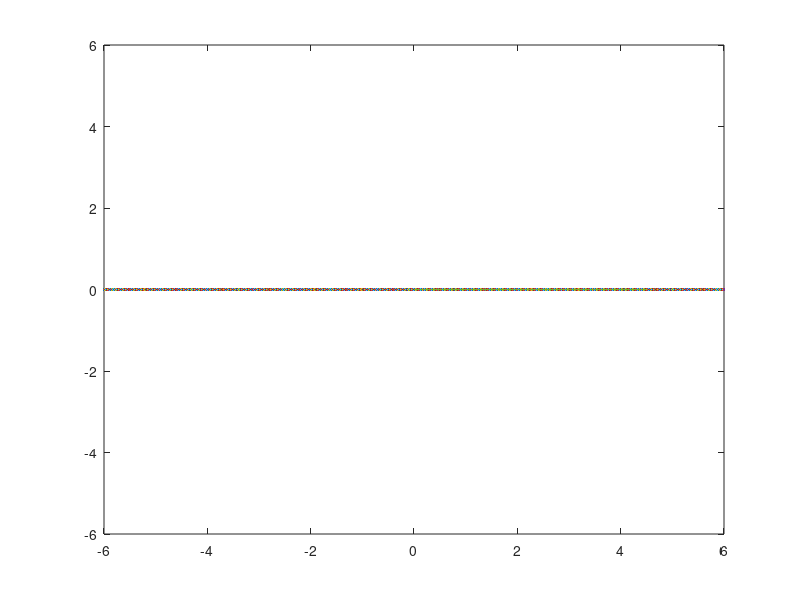

The MATLAB source for this figure: (Note: this script raises an error after producing the figure.)
% MATLAB code to perform forward kinematics and simulate the working of
% a 3 DOF robotic arm, given the joint angles.

% Initial positions of the joints of the 3 arms
x = [0 2 3.5 4.5];
y = [0 0 0 0];

% show the ground line
yy = -6 : 0.01 : 6;
plot(yy, 0);

% Draw lines in initial positions
l = line(x, y);
% Fix axes
axis([-6 6 -6 6]);

% I am assuming the reference frames' x axes along the length of
% the links for each link.

% Parameters t1, t2, t3 are the joint angles.
% t1 = input('Enter theta 1 in degrees\n');
% t2 = input('Enter theta 2 in degrees\n');
% t3 = input('Enter theta 3 in degrees\n');

% Giving input directly so we can see complete animation.
% Uncomment above lines 14 to 16 and comment out lines 22 to 24
% to take input from command window.

t1 = 60;
t2 = 120;
t3 = 160;

t1 = t1 * (pi / 180);
t2 = t2 * (pi / 180);
t3 = t3 * (pi / 180);

% angles between previous and next x axes are denoted by theta.
theta1 = t1;
theta2 = t2 - pi;
theta3 = t3 - pi;

% Product of all 3 angles will be a multiple of LCM of 3 angles
theta = theta1 * theta2 * theta3;

if theta < 0
    theta = -theta;
end

% Running a for loop to obtain animation

for i = 0 : 0.001 : theta
    
    tt1 = (i * theta1) ./ (theta);
    tt2 = (i * theta2) ./ (theta);
    tt3 = (i * theta3) ./ (theta);

    % transformation matrices

    % rotation matrices
    R1 = Rotate(tt1);
    R2 = Rotate(tt2);
    R3 = Rotate(tt3);

    % translation matrices
    % parameters are link lengths
    T2 = Translate(2);
    T3 = Translate(1.5);
    T4 = Translate(1);

    % finding second point
    
    % transformation matrix
    Y = R1 * T2;
    
    % Finding new coordinates
    Y1 = Y * [0; 0; 0; 1];
    x(2) = Y1(1);
    y(2) = Y1(2);

    % finding third point
    
    % transformation matrix
    Y = R1 * T2 * R2 * T3;
    
    % Finding new coordinates
    Y1 = Y * [0; 0; 0; 1];
    x(3) = Y1(1);
    y(3) = Y1(2);

    % finding fourth point
    
    % transformation matrix
    Y = R1 * T2 * R2 * T3 * R3 * T4;
    
    % Finding new coordinates
    Y1 = Y * [0; 0; 0; 1];
    x(4) = Y1(1);
    y(4) = Y1(2);

    % display points and lengths of arms
    % to verify that joint length does not change.
    
    % length1 = (((x(1) - x(2)) .^ 2) + ((y(1) - y(2)) .^ 2)) .^ (0.5);
    % length2 = (((x(3) - x(2)) .^ 2) + ((y(3) - y(2)) .^ 2)) .^ (0.5);
    % length3 = (((x(3) - x(4)) .^ 2) + ((y(3) - y(4)) .^ 2)) .^ (0.5);
    % disp(length1);
    % disp(length2);
    % disp(length3);
    
    % delete the line already drawn so that it is not seen when next
    % line gets drawn.
    delete(l);
    % draw line and fix axes
    l = line(x, y);
    axis([-6 6 -6 6]);
    % wait for 0.001 seconds before moving to next iteration.
    pause(0.001);
end
